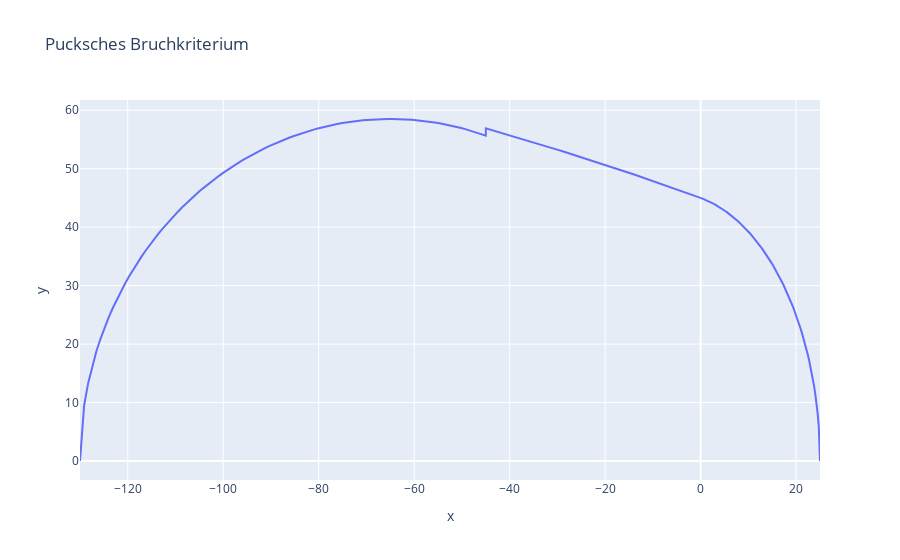

Here is the notebook cell this chart was saved with:
### Code cell
import plotly.express as px
import pandas as pd

yx1 = {"y":y1, "x":x1}
df_yx1 = pd.DataFrame(yx1)

yx2 = {"y":y2, "x":x2}
df_yx2 = pd.DataFrame(yx2)

yx3 = {"y":y3, "x":x3}
df_yx3 = pd.DataFrame(yx3)

df_yx = pd.concat([df_yx3, df_yx2, df_yx1])

#df.columns = ['Bruchlinie']
#df['counter'] = range(len(df))

                  
fig = px.line(df_yx, x = "x", y = "y", title = "Pucksches Bruchkriterium")
fig.show()

df_yx

### Figure 1 — Plotly figure (JSON) as saved in the notebook; plotly's stock layout.template omitted (floating-point values rounded to 4 significant figures; data arrays with more than 128 entries replaced by an {"elided": "..."} marker saying what was removed)
{"data": [{"hovertemplate": "x=%{x}<br>y=%{y}<extra></extra>", "legendgroup": "", "line": {"color": "#636efa", "dash": "solid"}, "marker": {"symbol": "circle"}, "mode": "lines", "name": "", "orientation": "v", "showlegend": false, "type": "scatter", "x": {"elided": "300 float values"}, "xaxis": "x", "y": {"elided": "300 float values"}, "yaxis": "y"}], "layout": {"autosize": true, "legend": {"tracegroupgap": 0}, "title": {"text": "Pucksches Bruchkriterium"}, "xaxis": {"anchor": "y", "autorange": true, "domain": [0, 1], "range": [-130, 25], "title": {"text": "x"}, "type": "linear"}, "yaxis": {"anchor": "x", "autorange": true, "domain": [0, 1], "range": [-3.25, 61.75], "title": {"text": "y"}, "type": "linear"}}}
